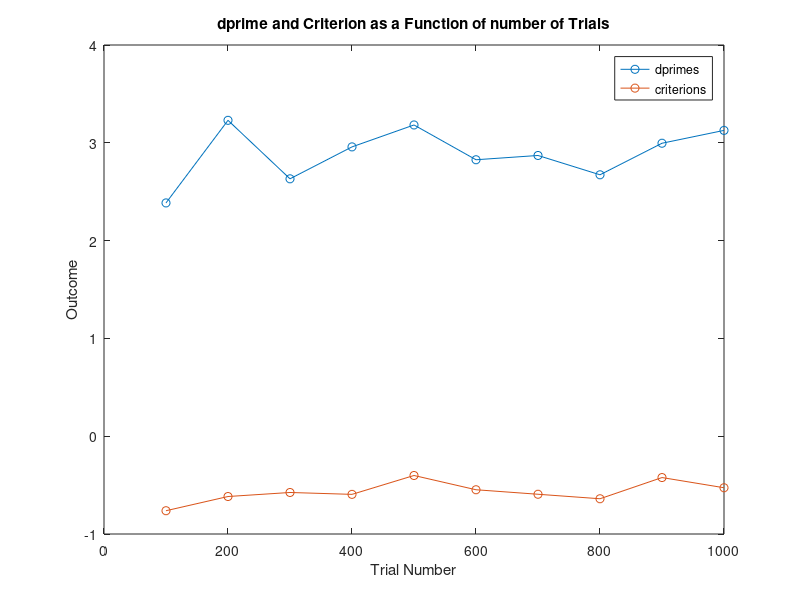

Write MATLAB code to recreate this figure. (Note: this script raises an error after producing the figure.)
%% Pre-Define Future Inputs to your sim fnc
% Number of trials to simulate
%number of trials will vary

noiseMean = 3;
signalStrength = 3; %aka d'
Var = 1; % Variance of signal and noise Distribution

% state criterion
c =1+  noiseMean;

CTpropn = 0.2; % set catch trial proportion
tRound = 100:100:1000; %vector for dif trial rounds
tRound_container =  cell(max(tRound),10);%contains outcomes for each number round of trials
MasterStruct = struct('dprimes', [], 'criterions',[]);

%% Simulation loop

for  nSimTrials = 1:length(tRound) %creates for loop that will run different rounds of trials
 
    %Initialization Stuff

        %Draw nSimTrials random number from a normal distribution of noise with m = 3 s =1
        NDnoise_rnd = normrnd(noiseMean,Var, [1,tRound(nSimTrials)]);
        %Draw nSimTrials random numbers from a normal distribution of signal with m = 10 s = 1
        NDsignal_rnd = normrnd(noiseMean+signalStrength,Var, [1,tRound(nSimTrials)]);
        % Draw numbers between 0 - 1 for 100 trials
        trial_Type = rand(1,tRound(nSimTrials));

    for trialNum = 1:tRound(nSimTrials) %for loop for generating outcomes
       
        % Not a catch trial
        if trial_Type(trialNum)>CTpropn
            if NDsignal_rnd(trialNum) > c
                tRound_container{trialNum,nSimTrials} = 'hit';
            elseif NDsignal_rnd(trialNum)<= c
                tRound_container{trialNum,nSimTrials} = 'miss';
            end

            % Catch Trial
        elseif trial_Type(trialNum)<=CTpropn
            if NDnoise_rnd(trialNum) > c
                 tRound_container{trialNum,nSimTrials}= 'fa';
            elseif NDnoise_rnd(trialNum) <= c
                 tRound_container{trialNum,nSimTrials} = 'cr';
            end
        end
    end
end

  %% Summary stats

% Propotion hits (hit rate) 
num_hits = sum(cellfun(@(x) strcmp('hit',x), tRound_container));
denom_hits = sum(cellfun(@(x) strcmp('hit',x), tRound_container)) + ...
    sum(cellfun(@(x) strcmp('miss',x), tRound_container));
% Propotion miss (miss rate) 
num_miss = sum(cellfun(@(x) strcmp('miss',x), tRound_container));
denom_miss = sum(cellfun(@(x) strcmp('hit',x), tRound_container)) + ...
    sum(cellfun(@(x) strcmp('miss',x), tRound_container));
% Propotion FA (FA rate)
num_fa = sum(cellfun(@(x) strcmp('fa',x), tRound_container));
denom_fa = sum(cellfun(@(x) strcmp('fa',x), tRound_container)) + ...
    sum(cellfun(@(x) strcmp('cr',x), tRound_container));
% Propotion CR (CR rate)
num_cr = sum(cellfun(@(x) strcmp('cr',x), tRound_container));
denom_cr = sum(cellfun(@(x) strcmp('fa',x), tRound_container)) + ...
    sum(cellfun(@(x) strcmp('cr',x), tRound_container));

% compute outcomes rates
hitRate = num_hits./denom_hits;
faRate = num_fa./denom_fa;
missRate = num_miss./denom_miss;
crRate = num_cr./denom_cr;


for simRound = 1:length(hitRate)
    if hitRate(simRound) == 1
        hitRate(simRound) = 0.999;
    end
    if faRate(simRound) == 1
        faRate(simRound) = 0.999;
    end
end

%dprime computation
dprime = norminv(hitRate) - norminv(faRate);
%criterion computation
criterion = -(1/2*(norminv(hitRate) + norminv(faRate)));

% Output Results
for simRound = 1:length(dprime)
    MasterStruct.dprimes(simRound) = dprime(simRound);
    MasterStruct.criterions(simRound) = criterion(simRound);
end

%% Plots
%Compares dprimes and criterions across rounds of simulation trials
clf;
figure;
plot(tRound,MasterStruct.dprimes,'-o')
hold on
plot(tRound,MasterStruct.criterions,'-o')
hold off
title('dprime and Criterion as a Function of number of Trials')
xlabel('Trial Number')
ylabel('Outcome')
legend_dprime = legend('dprimes','criterions')
fontsize(gca,13,"pixels")

%Compares outcome probabilities across rounds of simulation trials
clf;
figure;
hold on
plot(tRound,hitRate);
plot(tRound,faRate);
plot(tRound,missRate);
plot(tRound,crRate);
hold off

%Compares outcome probabilities across dprimes and criterions
%bar graph version
clf;
figure;
bar(hitRate,missRate,faRate)
hist(faRate(1))
hist(missRate(1))
hist(crRate(1))
hold off

%plot graph version

%dprime
clf;
figure;
plot(MasterStruct.dprimes,hitRate,'-o',MasterStruct.dprimes, ...
    faRate,'-o', MasterStruct.dprimes,missRate,'-o', MasterStruct.dprimes,crRate,'-o'); 
title('Outcome Probability as a Function of dprime')
xlabel('dprime')
ylabel('Outcome probability')
legend_dprime = legend('Hits','False Alarms','Misses','Correct Rejections')
legend_dprime.Location = "bestoutside"
fontsize(gca,13,"pixels")


%criterion
clf;
figure;
plot(MasterStruct.criterions,hitRate,'-o',MasterStruct.criterions, ...
    faRate,'-o', MasterStruct.criterions,missRate,'-o', MasterStruct.criterions,crRate,'-o'); 
title('Outcome Probability as a Function of Criterion')
xlabel('criterion')
ylabel('Outcome probability')
legend_criterion = legend('Hits','False Alarms','Misses','Correct Rejections')
legend_criterion.Location = "bestoutside"
fontsize(gca,13,"pixels")







